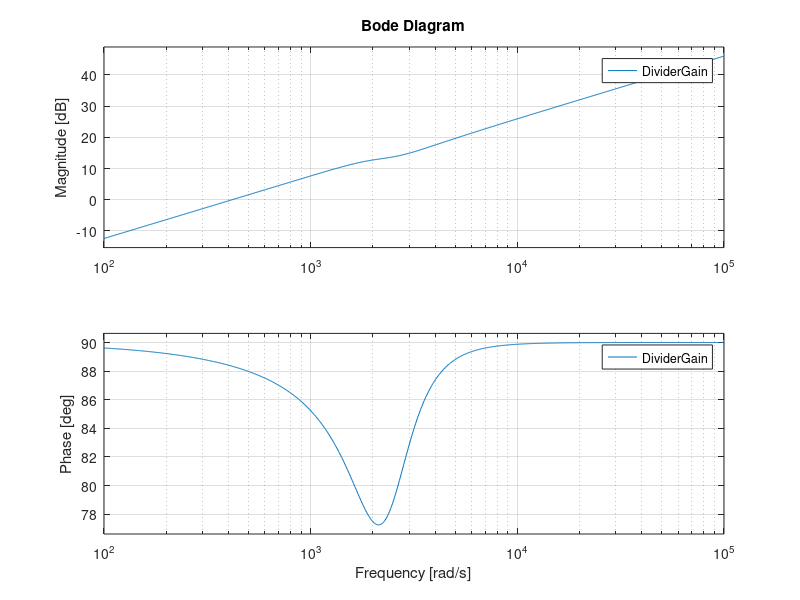
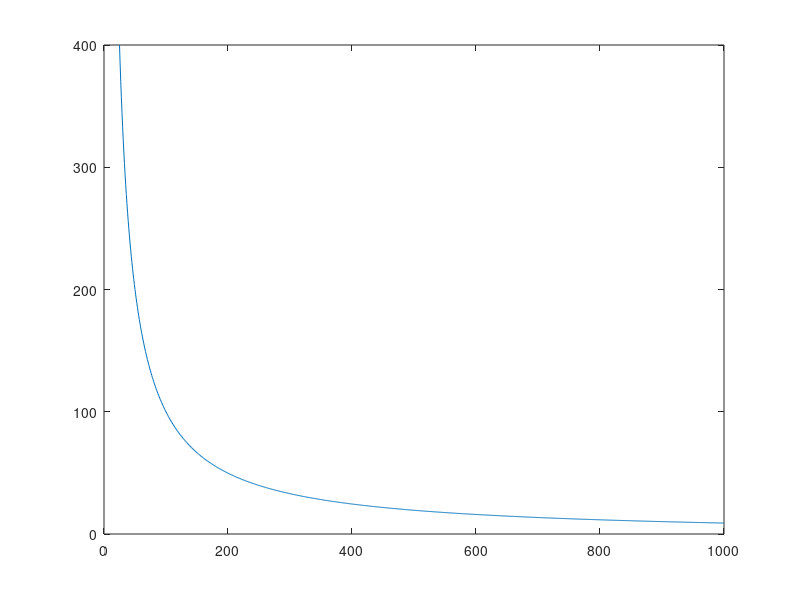

These figures' MATLAB source, in order:
##Script demonstrating that using a capacitor for DC protection is not feasible due to the capacitance need to have a low impedance in the low frequency range
pkg load control
close all

C = 100e-6;

L = 2e-3;
R = 4;

s = tf('s')

figure
  DividerGain = s*L + R / (s*L + R + 1/(C*s));
  bode(DividerGain)

figure
  impedance = (s*L + R + 1/(C*s))
  [mag, pha, w] = bode(impedance, 25:1:1e3);
  plot(w, mag)

  